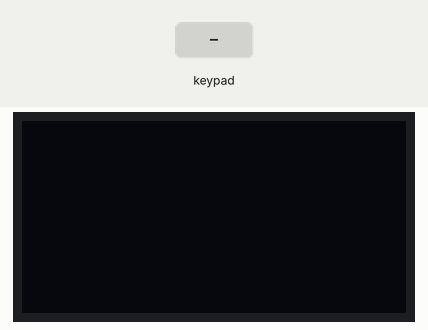
A sketch run on a simulated Arduino Uno, built with avr-gcc and run on an emulated ATmega328P. Shown: 128×64 one-colour display. The test bench sets the inputs (shaded band).

Above: at 1.2 s.
1.3 s: keypad keys 9 8 7 6 # pressed 0.4 s apart
At 3.6 s:
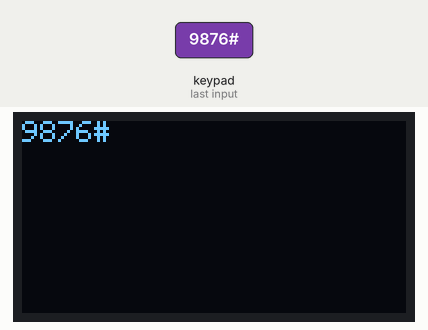
4.8 s: key 'A' pressed
At 6.0 s:
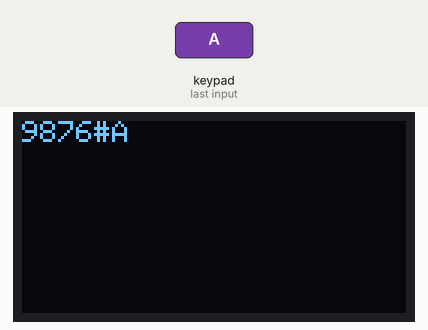
6.3 s: key 'B' pressed
At 7.2 s:
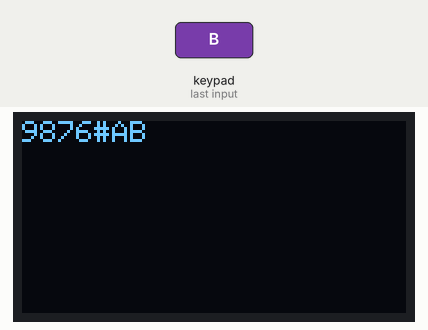
7.8 s: keypad keys 9 8 7 6 * pressed 0.4 s apart
At 10.8 s:
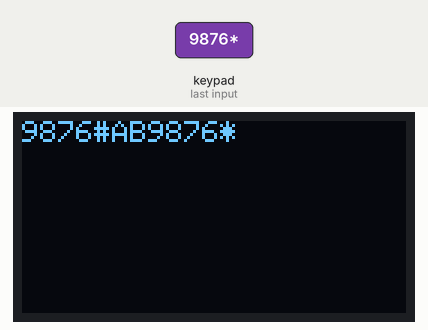
11.3 s: key 'C' pressed
12.8 s: keypad keys 9 8 7 6 A pressed 0.4 s apart
At 14.7 s:
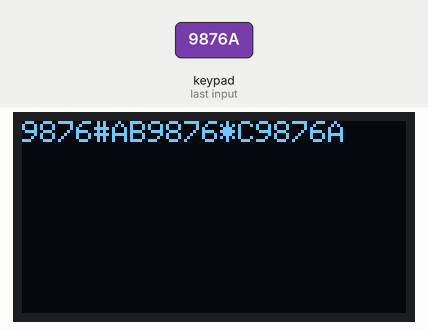
Timing chart, 0 to 16.2 s (numbered marks = the images above; inputs shaded):
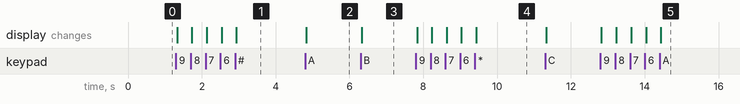

The sketch:

text_engine.ino
```cpp
// Include the libraries for OLED and keypad
#include <Wire.h>
#include <Adafruit_SSD1306.h>
#include <Keypad.h>

// Define the OLED display address and size
#define OLED_ADDR 0x3C
#define SCREEN_WIDTH 128
#define SCREEN_HEIGHT 64

// Create an OLED display object
Adafruit_SSD1306 display(SCREEN_WIDTH, SCREEN_HEIGHT, &Wire, -1);

// Define the keypad rows and columns
const byte ROWS = 4;
const byte COLS = 4;

// Define the keypad characters
char keys[ROWS][COLS] = {
  {'1','2','3','A'},
  {'4','5','6','B'},
  {'7','8','9','C'},
  {'*','0','#','D'}
};

// Define the keypad row and column pins
byte rowPins[ROWS] = {9, 8, 7, 6};
byte colPins[COLS] = {5, 4, 3, 2};

// Create a keypad object
Keypad keypad = Keypad(makeKeymap(keys), rowPins, colPins, ROWS, COLS);

// Define a variable to store the keypad input
char key;
int i;
int j;
void setup() {
  // Initialize the OLED display
  display.begin(SSD1306_SWITCHCAPVCC, OLED_ADDR);
  display.clearDisplay();
  display.display();

  // Set the text size and color
  display.setTextSize(1);
  display.setTextColor(WHITE);

  // Set the cursor position
  display.setCursor(0, 0);
  display.display();
}

void loop() {
  // Read the keypad input
  key = keypad.getKey();
  // If a key is pressed
  if (key) {
      display.setCursor(i, j);
      display.write(key);
      display.display();
      i += 6;
      if (i >= 128) {
        i = 0;
        j += 8;
        i += 6;
      }
  }
}
```

Measured:
- after the input at 1.3 s, the display: first changes at once (image 1 shows a later state)
- after the input at 4.8 s, the display: changes at once (image 2)
- after the input at 6.3 s, the display: changes at once (image 3)
- after the input at 7.8 s, the display: first changes at once (image 4 shows a later state)
- after the input at 12.8 s, the display: first changes at once (image 5 shows a later state)
